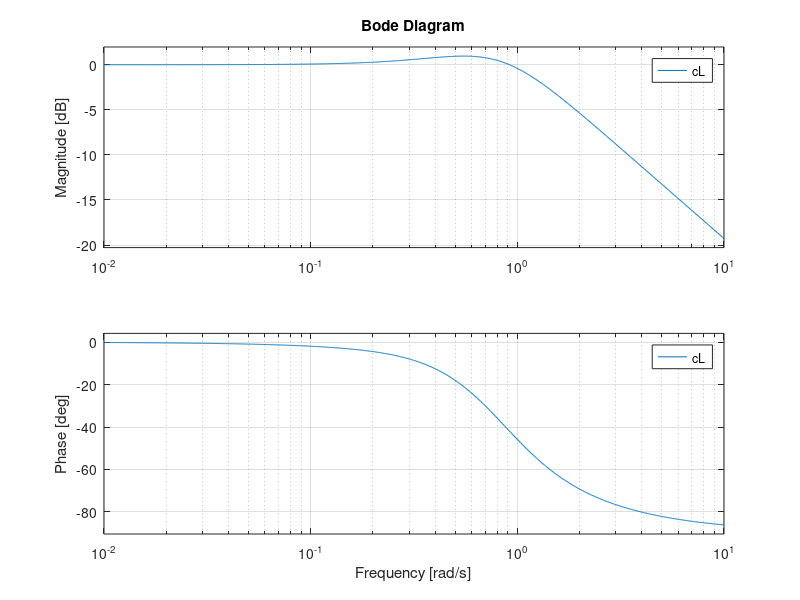

MATLAB code to generate this figure: (Note: this script raises an error after producing the figure.)
s = tf('s');
k = 0.005;
Kp = 1000;
Ti = 1.6;
tau = 4.6;

K = Kp*((s+(1/Ti))/(s));
G = k / (tau*s+1);

cL = (K*G)/(1+K*G);

bode(cL)

f = (1.49/(2*pi)) * 30
T = 1/f

ans = 0.3125*0.1406
ans1 = -1

ans2 = 1000 (ans - ans1);